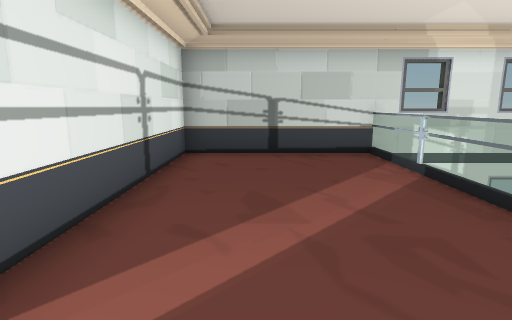
View 1 (above)

12 first-person views from a walk through a Unity game level. The camera is 1.2 m above the floor, tilts 10° down and sees 80° across. Doors are open. The floor is counted in squares, 1 m on a side. Each view is taken from the middle of a square. On the plan, view 1 faces up. The plan holds only what a view shows up to about 13 squares ahead; the rest is blank. The place goes on beyond the plan.

View 2
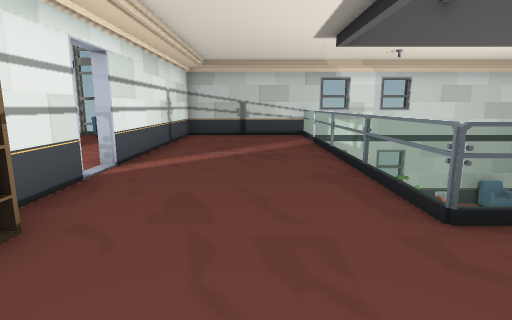

View 3
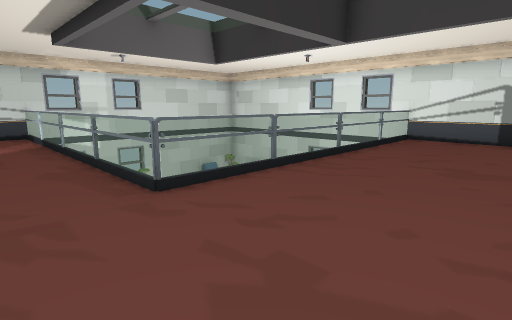

View 4
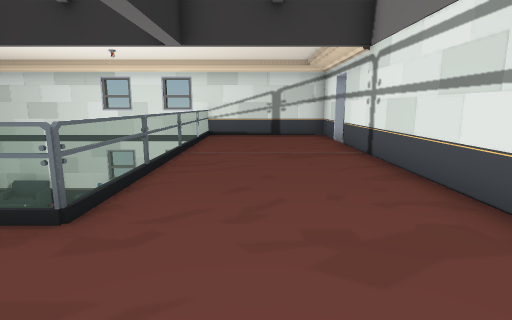

View 5
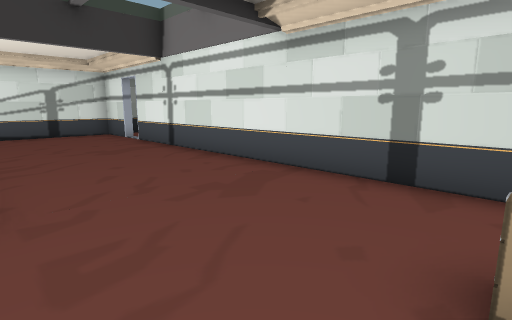

View 6
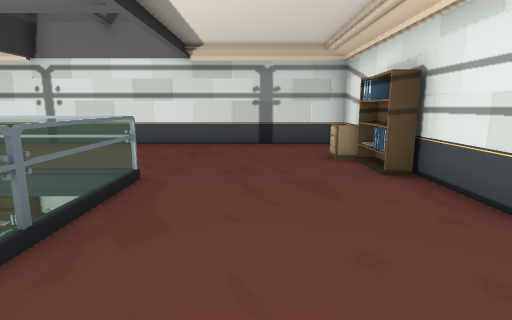

View 7
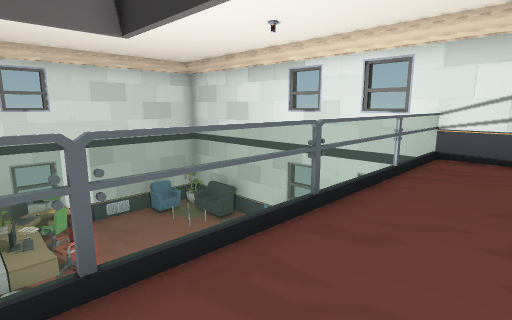

View 8
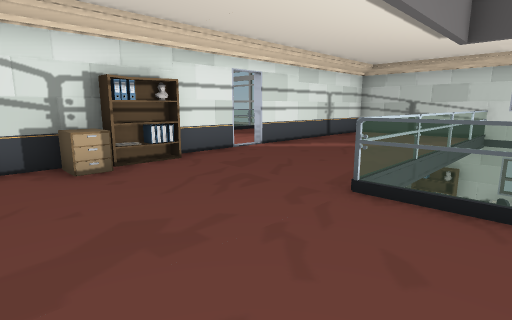

View 9
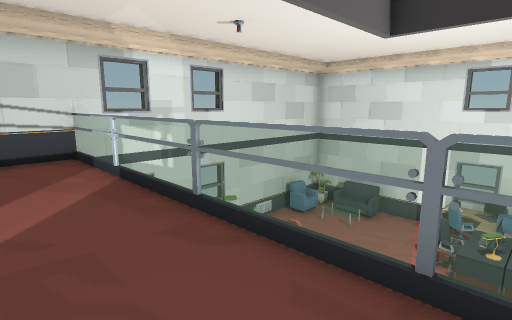

View 10
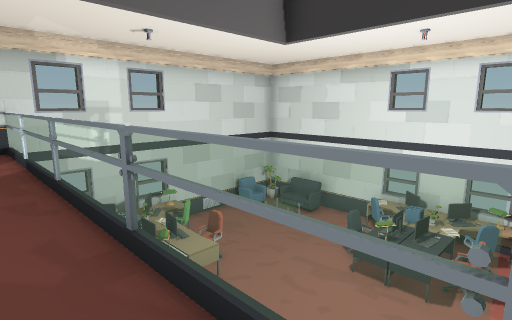

View 11
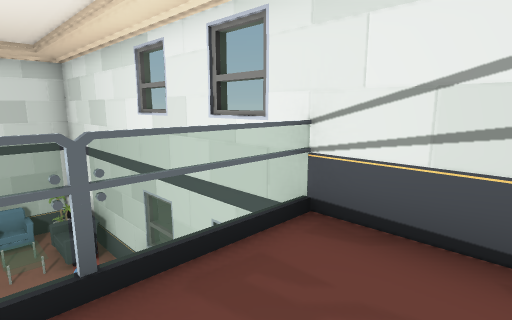

View 12
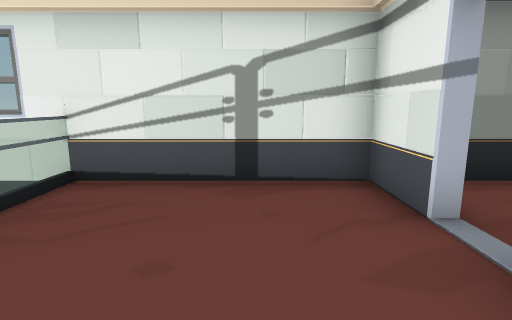

### Floor plan
Key: @ floor where view 1 was taken; # wall or solid block; x gap in a wall; . floor; D open door; v drop or lower ground; S shelf; R drawers; P plant; O other object.
Columns run from 3 left of view 1 to 13 right of it. Each row starts with its distance up from view 1.
  8   ##############
  7  DD...O   vvvvvP#
  6  DD...O   vvvvvv#
  5  #....O  vvvvvvv#
  4  DD...O  vvvvvvv#
  3 .#....O  vvvvvvv#
  2 .DD...O  vvvvvvv#
  1 DDD...O  vvvvv  #
  0  x.@..O   vvvvvv#
 -1  DD...O    vvvvv#
 -2   ....OOOOOOOOOO#
 -3  SS.............#
 -4  #R.............D
 -5  #..............D
 -6  #..............#
 -7   #D#########Dx##
 -8               ..#
 -9                 #

Positions as (right, up) in squares from view 1, and headings:
1: (0, 0), facing up
2: (1, -5), facing up
3: (1, -6), facing up-right
4: (0, -4), facing right
5: (-1, -2), facing down-right
6: (1, 3), facing down
7: (5, -4), facing up-right
8: (5, -6), facing up-left
9: (1, 0), facing up-right
10: (2, -2), facing up-right
11: (10, -4), facing up-right
12: (8, -5), facing right
